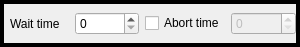
      <widget class="QFrame" name="stepInformation">
       <property name="minimumSize">
        <size>
         <width>300</width>
         <height>47</height>
        </size>
       </property>
       <property name="maximumSize">
        <size>
         <width>300</width>
         <height>47</height>
        </size>
       </property>
       <property name="frameShape">
        <enum>QFrame::Box</enum>
       </property>
       <property name="frameShadow">
        <enum>QFrame::Plain</enum>
       </property>
       <property name="lineWidth">
        <number>4</number>
       </property>
       <layout class="QHBoxLayout" name="horizontalLayout_2">
        <property name="margin">
         <number>0</number>
        </property>
        <item>
         <widget class="QLabel" name="label_2">
          <property name="sizePolicy">
           <sizepolicy hsizetype="Preferred" vsizetype="Preferred">
            <horstretch>0</horstretch>
            <verstretch>0</verstretch>
           </sizepolicy>
          </property>
          <property name="font">
           <font>
            <pointsize>9</pointsize>
           </font>
          </property>
          <property name="text">
           <string>Wait time</string>
          </property>
          <property name="alignment">
           <set>Qt::AlignLeading|Qt::AlignLeft|Qt::AlignVCenter</set>
          </property>
          <property name="margin">
           <number>0</number>
          </property>
          <property name="indent">
           <number>6</number>
          </property>
         </widget>
        </item>
        <item>
         <widget class="QSpinBox" name="waitTime">
          <property name="enabled">
           <bool>true</bool>
          </property>
          <property name="sizePolicy">
           <sizepolicy hsizetype="Minimum" vsizetype="Fixed">
            <horstretch>0</horstretch>
            <verstretch>0</verstretch>
           </sizepolicy>
          </property>
          <property name="maximum">
           <number>1000</number>
          </property>
         </widget>
        </item>
        <item>
         <widget class="QCheckBox" name="abortTimeCB">
          <property name="font">
           <font>
            <pointsize>9</pointsize>
           </font>
          </property>
          <property name="toolTip">
           <string>Check box to edit.  Uncheck to automatic calc </string>
          </property>
          <property name="text">
           <string>Abort time</string>
          </property>
         </widget>
        </item>
        <item>
         <widget class="QSpinBox" name="abortTime">
          <property name="enabled">
           <bool>false</bool>
          </property>
          <property name="maximum">
           <number>1000</number>
          </property>
         </widget>
        </item>
       </layout>
      </widget>
